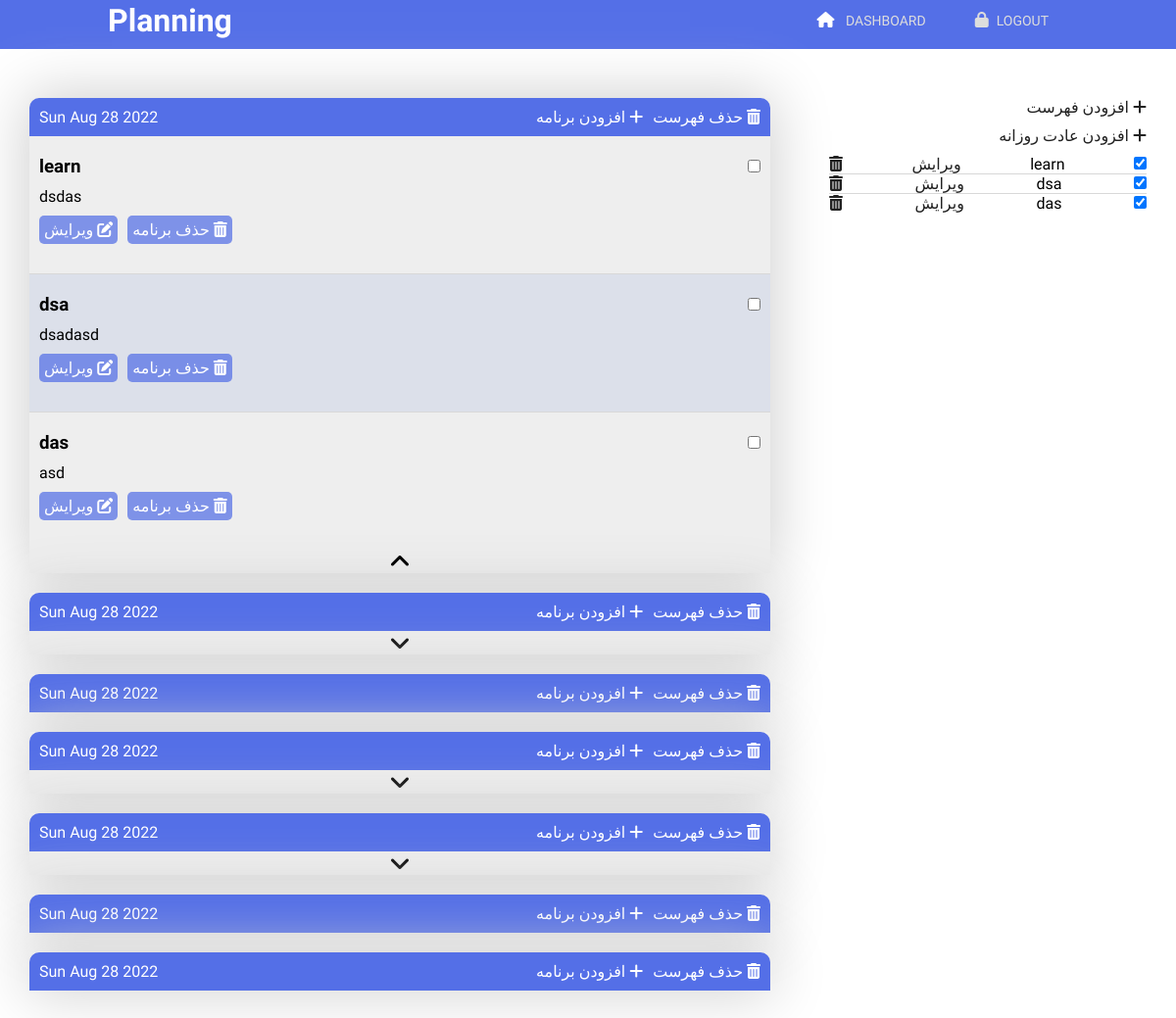
Before: /dashboard/ (signed in) with the older database file.
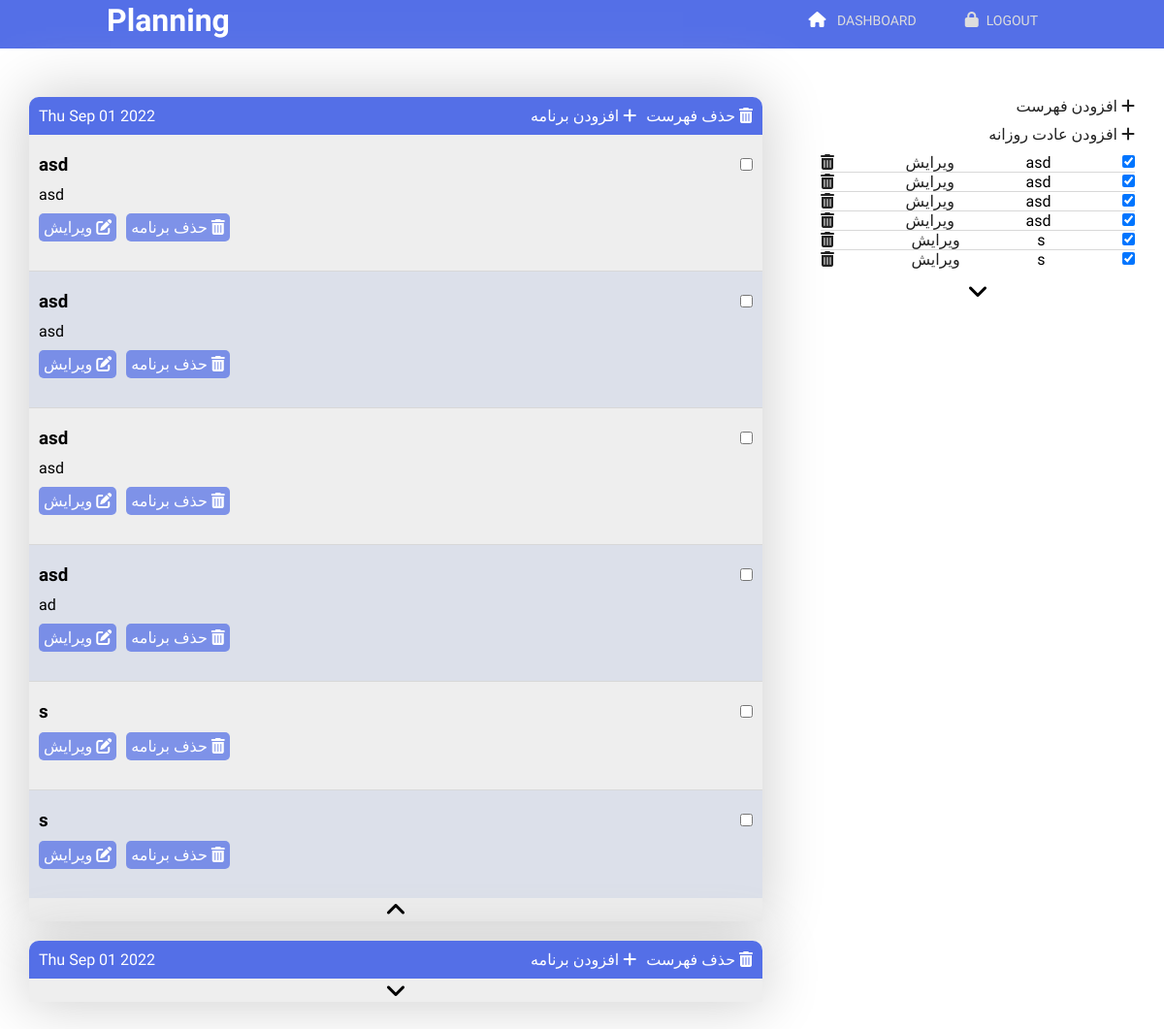
After: the same page with the newer database file.
### website/models.py (models this page shows, shortened)
class Group(db.Model):
    id = db.Column(db.Integer, primary_key=True)
    name = db.Column(db.String(1000))
    user_id = db.Column(db.Integer, db.ForeignKey('user.id'))
    items = db.relationship('Plan', backref='group')
    date = db.Column(db.DateTime(timezone=True), default=func.now())

class Plan(db.Model):
    id = db.Column(db.Integer, primary_key=True)
    title = db.Column(db.String(1000))
    description = db.Column(db.Text())
    is_done = db.Column(db.Boolean())
    date = db.Column(db.DateTime(timezone=True), default=func.now())
    user_id = db.Column(db.Integer, db.ForeignKey('user.id'))
    group_id = db.Column(db.Integer, db.ForeignKey('group.id'))

class Habit(db.Model):
    id = db.Column(db.Integer, primary_key=True)
    name = db.Column(db.String(1000))
    description = db.Column(db.Text())
    active = db.Column(db.Boolean(), default=True)
    expiration = db.Column(db.DateTime())
    user_id = db.Column(db.Integer, db.ForeignKey('user.id'))

### website/views.py (the view)
@views.get('/dashboard/')
@login_required
def dashboard():
    goups = Group.query.filter_by(user=current_user).order_by(desc(Group.date))
    return render_template('auth/dashboard.html', goups=goups)

### website/__init__.py (called while the page is built)
def create_app():
    app = Flask(__name__)
    app.config['SECRET_KEY'] = "asdnc;jbf;sdfbsa;du"
    app.config['SQLALCHEMY_DATABASE_URI'] = 'sqlite:///db.sqlite'
    app.config['SQLALCHEMY_TRACK_MODIFICATIONS'] = False
    db.init_app(app)
    login_manager = LoginManager()
    login_manager.login_view = 'auth.login'
    login_manager.init_app(app)
    from .models import User, Plan
    create_database(app)
    @login_manager.user_loader
    def load_user(user_id):
        return User.query.get(int(user_id))
    from .views import views
    from .auth import auth
    from .planning import plan
    from .habit import habit
    app.register_blueprint(views, url_prefix='/')
    app.register_blueprint(auth, url_prefix='/account')
    app.register_blueprint(plan, url_prefix='/plan/')
    app.register_blueprint(habit, url_prefix='/habit/')
    return app

### website/templates/auth/dashboard.html (shortened to what this page needs)
{% extends 'base.html' %}
{% block content %}
<div class="container">
    <div class="content">
        <div class="groups">
            {% for group in goups %}
            <div class="group">
                <div class="group-title">
                    <span>{{group.name}}</span>
                    <div style="display:flex;flex-wrap: wrap;">
                        <div style="margin-left: 10px;">
                            <a href="{{url_for('plan.add_new_plan', group_id=group.id)}}">افزودن برنامه <i
                                    class="fa-solid fa-plus"></i></a>
                        </div>
                        <div style="margin-left: 10px;">
                            <a href="{{url_for('plan.delete_group', group_id=group.id)}}">حذف فهرست <i
                                    class="fa-solid fa-trash-can"></i></a>
                        </div>
                    </div>
                </div>
                <div class="items">
                    {% for item in group.items %}
                    <div class="item">
                        <div class="item-title">
                            <h3>{{item.title}}</h3>
                            <form method="post">
                                {% if item.is_done %}
                                <input class="done-plan" type="checkbox" name="done" value="{{item.id}}" checked>
                                {% else %}
                                <input class="done-plan" type="checkbox" name="done" value="{{item.id}}">
                                {% endif %}
                            </form>
                        </div>
                        <div>
                            <p>{{item.description}}</p>
                        </div>
                        <div class="control">
                            <a href="{{url_for('plan.edit_plan', plan_id=item.id)}}">ویرایش <i
                                    class="fa-solid fa-pen-to-square"></i></a>
                            <a href="{{url_for('plan.delete_plan', plan_id=item.id)}}">حذف برنامه <i
                                    class="fa-solid fa-trash-can"></i> </a>
                        </div>
                    </div>
                    {% endfor %}
                </div>
                {% if group.items|length > 0 %}
                <i class="fa-solid fa-angle-down more-list"
                    style="display: block; cursor: pointer; text-align: center; font-size: 24px;" title="بیشتر"></i>
                {% endif %}
            </div>
            {% endfor %}
        </div>
    </div>
    <div class="side">
        <div>
            <a href="{{url_for('plan.add_new_group')}}">افزودن فهرست <i class="fa-solid fa-plus"></i></a>
        </div>
        <div class="habit-box">
            <div>
                <a href="{{url_for('habit.add_habit')}}">افزودن عادت روزانه <i class="fa-solid fa-plus"></i></a>
            </div>
            <ul class="habit-list">
                {% for habit in current_user.habits %}
                <li><a href="{{url_for('habit.delete_habit', habit_id=habit.id)}}">
                        <i class="fa-solid fa-trash-can"></i></a>
                    <a href="{{url_for('habit.edit_habit', habit_id=habit.id)}}">ویرایش</a>
                    {{habit.name}}
                    <form method="post">
                        {% if habit.active %}
                        <input class="active-habit" type="checkbox" name="done" value="{{habit.id}}" checked>
                        {% else %}
                        <input class="active-habit" type="checkbox" name="done" value="{{habit.id}}">
                        {% endif %}
                    </form>
                </li>
                {% endfor %}
            </ul>
            {% if current_user.habits|length > 5 %}
            <i class="fa-solid fa-angle-down more-habit" style="display:block;" title="بیشتر"></i>
            {% endif %}
        </div>
    </div>
</div>
{% endblock content %}

### website/templates/base.html (shortened to what this page needs)
<!DOCTYPE html>
<html lang="en">
<head>
    <link rel="stylesheet" href="{{url_for('static', filename='style.css')}}">
    <link rel="stylesheet" href="{{url_for('static', filename='nav.css')}}">
    <link rel="stylesheet" href="{{url_for('static', filename='message.css')}}">
    <link rel=stylesheet href=https://cdnjs.cloudflare.com/ajax/libs/font-awesome/5.12.1/css/all.min.css>
</head>
<body>
    {% include 'inc/nav.html' %}
    {% block content %}
    {% endblock content %}
</body>
</html>

### website/templates/inc/nav.html (shortened to what this page needs)
<header>
    <div class=inner-width>
        <h1 class="logo">Planning</h1>
        <nav class=navigation-menu>
            <a href='/'><i class="fas fa-home home"></i> Dashboard</a>
            {% if current_user.is_authenticated %}
            <a href="{{ url_for('auth.logout') }}"><i class="fas fa-lock" aria-hidden=true></i>logout
            </a>
            {% else %}
            <a href="{{ url_for('auth.login') }}" class="aj_btn">
                <i class="fas fa-lock" aria-hidden=true></i>
                LOGIN</a>
            {% endif %}
        </nav>
    </div>
</header>

### website/static/style.css (style rules this page uses)
* { margin: 0; padding: 0; box-sizing: border-box; -webkit-font-smoothing: antialiased; font-family: 'Vazirmatn', sans-serif; }
a { color: #222; text-decoration: none; }
li { list-style-type: none; }
.container { display: flex; justify-content: space-between; margin-bottom: 100px; }
.container>div { margin: 50px 30px; }
.content { flex: 70%; }
.side { flex: 30%; text-align: right; }
.side ul { overflow: hidden; margin-top: 10px; }
.side ul li { display: flex; justify-content: space-between; }
.side ul>li:not(:last-child) { border-bottom: 1px solid #d8d8d8; }
.side>div { margin-bottom: 10px; }
.more-habit { display: block; text-align: center; font-size: 24px; cursor: pointer; }
.groups { display: flex; flex-direction: column; align-items: center; }
.group { width: 100%; margin-bottom: 20px; background: #eee; box-shadow: 0 0 57px 3px #cecece; }
.group-title { display: flex; align-items: center; justify-content: space-between; padding: 10px; background-color: #546FE7; color: #fff; border-radius: 10px 10px 0 0; }
.group-title a { color: #fff; text-align: right; }
.item { padding: 10px 10px 20px 10px; }
.item-title { display: flex; align-items: center; justify-content: space-between; }
.items>div:not(:last-child) { border-bottom: 1px solid #d8d8d8; }
.items>div:nth-child(even) { background-color: #dce0ea; }
.item>div { margin: 10px 0; }
.item .control { display: flex; align-items: center; }
.item .control a { color: royalblue; margin-right: 10px; background-color: #546FE7B8; color: #fff; padding: 5px; border-radius: 5px; }

### website/static/nav.css (style rules this page uses)
* { margin: 0; padding: 0; text-decoration: none; }
header { height: 50px; background: #546FE7; }
.inner-width { max-width: 1000px; padding: 0 10px; margin: auto; display: flex; justify-content: space-between; align-items: center; }
.logo { color: #fff; }
.navigation-menu { float: right; display: flex; align-items: center; }
.navigation-menu a { margin-left: 10px; color: #ddd; text-transform: uppercase; font-size: 14px; padding: 12px 20px; border-radius: 4px; transition: .3s linear; }
.navigation-menu i { margin-right: 8px; font-size: 16px; }
.home { color: #fff; }

Changed rows visible on the page:
removed Group: name "Sun Aug 28 2022"
no longer on this page (row edited): Plan: title "learn", description "dsdas", shown under "Sun Aug 28 2022"
no longer on this page (row edited): Plan: title "dsa", description "dsadasd", shown under "Sun Aug 28 2022"
no longer on this page (row edited): Plan: title "das", description "asd", shown under "Sun Aug 28 2022"
removed Group: name "Sun Aug 28 2022"
removed Group: name "Sun Aug 28 2022"
removed Group: name "Sun Aug 28 2022"
removed Group: name "Sun Aug 28 2022"
changed Group (number 1 of 2 on the later page): name "Sun Aug 28 2022" → "Thu Sep 01 2022"
added Plan: title "asd", description "asd", shown under Group (number 1 of 2 on the later page)
added Plan: title "asd", description "asd", shown under Group (number 1 of 2 on the later page)
added Plan: title "asd", description "asd", shown under Group (number 1 of 2 on the later page)
added Plan: title "asd", description "ad", shown under Group (number 1 of 2 on the later page)
added Plan: title "s", shown under Group (number 1 of 2 on the later page)
added Plan: title "s", shown under Group (number 1 of 2 on the later page)
changed Group (number 2 of 2 on the later page): name "Sun Aug 28 2022" → "Thu Sep 01 2022"
changed Habit (number 1 of 6 on the later page): name "learn" → "asd"
changed Habit (number 2 of 6 on the later page): name "dsa" → "asd"
changed Habit (number 3 of 6 on the later page): name "das" → "asd"
added Habit: name "asd"
added Habit: name "s"
added Habit: name "s"
